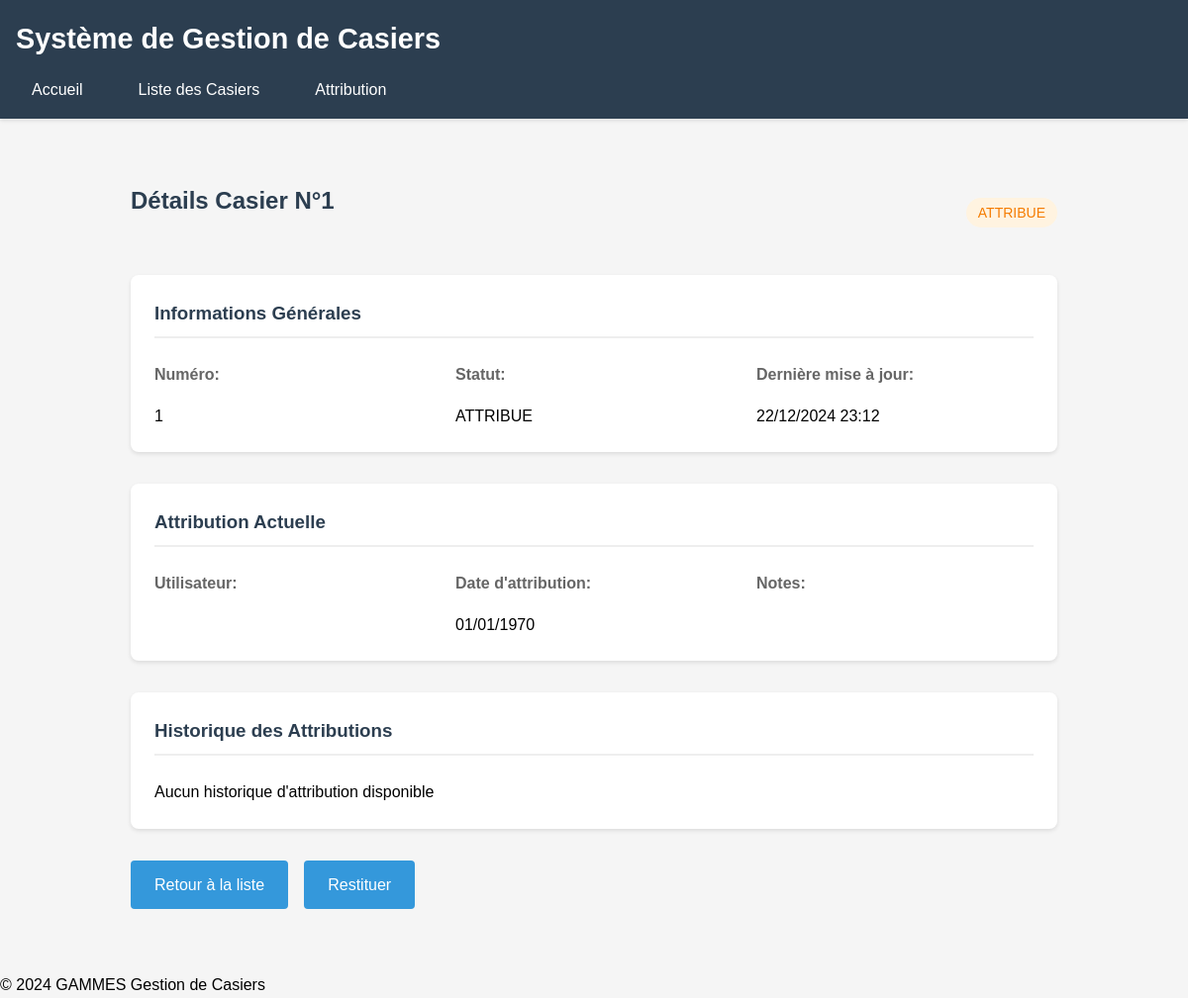
/locker-system/public/lockers/details/1, run on the app's committed database.
### tables this page shows
CREATE TABLE `lockers` (
  `id` int NOT NULL AUTO_INCREMENT,
  `locker_number` varchar(10) NOT NULL,
  `status` enum('DISPONIBLE','ATTRIBUE','MAINTENANCE') DEFAULT 'DISPONIBLE',
  `last_update` timestamp NULL DEFAULT CURRENT_TIMESTAMP ON UPDATE CURRENT_TIMESTAMP,
  `is_active` tinyint(1) DEFAULT '1',
  `created_at` timestamp NULL DEFAULT CURRENT_TIMESTAMP,
  `updated_at` timestamp NULL DEFAULT CURRENT_TIMESTAMP ON UPDATE CURRENT_TIMESTAMP,
  PRIMARY KEY (`id`),
  UNIQUE KEY `locker_number` (`locker_number`),
  KEY `idx_locker_status` (`status`)
);

### src/Controllers/BaseController.php (called while the page is built, shortened)
<?php
class BaseController {
    protected function render($view, $data = []) {
        extract($data);
        require_once __DIR__ . "/../Views/$view.php";
        return ob_get_clean();
    }
}

### config/database.php (called while the page is built)
<?php
return [
    'host' => 'localhost',
    'dbname' => 'locker_system',
    'username' => 'root',
    'password' => 'root',
    'charset' => 'utf8mb4'
];

### src/Models/BaseModel.php (called while the page is built, shortened)
<?php
class BaseModel {
    protected $db;
    protected $table;
    public function __construct() {
        $config = require __DIR__ . '/../../config/database.php';
        try {
            $this->db = new PDO(
                "mysql:host={$config['host']};dbname={$config['dbname']};charset={$config['charset']}",
                $config['username'],
                $config['password'],
                [
                    PDO::ATTR_ERRMODE => PDO::ERRMODE_EXCEPTION,
                    PDO::ATTR_DEFAULT_FETCH_MODE => PDO::FETCH_ASSOC,
                    PDO::ATTR_EMULATE_PREPARES => false
                ]
            );
        } catch (PDOException $e) {
            die("Erreur de connexion : " . $e->getMessage());
        }
    }
    public function findById($id) {
        $sql = "SELECT * FROM {$this->table} WHERE id = ?";
        $stmt = $this->db->prepare($sql);
        $stmt->execute([$id]);
        return $stmt->fetch();
    }
    protected function query($sql, $params = []) {
        $stmt = $this->db->prepare($sql);
        $stmt->execute($params);
        return $stmt;
    }
}

### src/Models/LockerAssignment.php (called while the page is built, shortened)
<?php
class LockerAssignment extends BaseModel {
    protected $table = 'locker_assignments';
    public function getCurrentAssignment($lockerId) {
        $sql = "SELECT la.*, l.locker_number, u.first_name, u.last_name
                FROM {$this->table} la
                JOIN lockers l ON la.locker_id = l.id
                JOIN users u ON la.user_id = u.id
                WHERE la.locker_id = :locker_id
                AND la.status = 'ACTIVE'";
        return $this->query($sql, [':locker_id' => $lockerId])->fetch();
    }
}

### src/Views/lockers/details.php (the view, shortened to what this page needs)
<div class="details-container">
    <div class="details-header">
        <h2>Détails Casier N°<?= htmlspecialchars($locker['locker_number']) ?></h2>
        <div class="status-badge status-<?= strtolower($locker['status']) ?>">
            <?= htmlspecialchars($locker['status']) ?>
        </div>
    </div>
    <div class="details-card">
        <h3>Informations Générales</h3>
        <div class="info-grid">
            <div class="info-item">
                <label>Numéro:</label>
                <span><?= htmlspecialchars($locker['locker_number']) ?></span>
            </div>
            <div class="info-item">
                <label>Statut:</label>
                <span><?= htmlspecialchars($locker['status']) ?></span>
            </div>
            <div class="info-item">
                <label>Dernière mise à jour:</label>
                <span><?= date('d/m/Y H:i', strtotime($locker['last_update'])) ?></span>
            </div>
        </div>
    </div>
    <?php if ($locker['status'] === 'ATTRIBUE' && isset($currentAssignment)): ?>
    <div class="details-card">
        <h3>Attribution Actuelle</h3>
        <div class="info-grid">
            <div class="info-item">
                <label>Utilisateur:</label>
            </div>
            <div class="info-item">
                <label>Date d'attribution:</label>
                <span><?= date('d/m/Y', strtotime($currentAssignment['assignment_date'])) ?></span>
            </div>
            <div class="info-item">
                <label>Notes:</label>
            </div>
        </div>
    </div>
    <?php endif; ?>
<div class="details-card">
    <h3>Historique des Attributions</h3>
    <?php if (!empty($history)): ?>
        <table class="history-table">
            <thead>
                <tr>
                    <th>Date</th>
                    <th>Utilisateur</th>
                    <th>Statut</th>
                    <th>Notes</th>
                    <th>Service</th>
                    <th>TS</th>
                    <th>Date retour prévue</th>
                    <th>Type</th>
                </tr>
            </thead>
            <tbody>
                <?php foreach ($history as $record): ?>
                <tr>
                    <td><?= date('d/m/Y', strtotime($record['assignment_date'])) ?></td>
                    <td><?= htmlspecialchars($record['first_name'] . ' ' . $record['last_name']) ?></td>
                    <td>
                        <span class="status-badge status-<?= strtolower($record['status']) ?>">
                            <?= htmlspecialchars($record['status']) ?>
                        </span>
                    </td>
                    <td><?= nl2br(htmlspecialchars($record['notes'])) ?></td>
                    <td><?= htmlspecialchars($record['service']) ?></td>
                    <td><?= htmlspecialchars($record['ts_name']) ?></td>
                    <td><?= $record['expected_return_date'] ? date('d/m/Y', strtotime($record['expected_return_date'])) : '-' ?></td>
                    <td><?= htmlspecialchars($record['assignment_type'] ?? 'Attribution standard') ?></td>
                </tr>
                <?php endforeach; ?>
            </tbody>
        </table>
    <?php else: ?>
        <p class="no-data">Aucun historique d'attribution disponible</p>
    <?php endif; ?>
</div>
    <div class="details-actions">
        <a href="<?= BASE_PATH ?>/lockers" class="button">Retour à la liste</a>
        <?php if ($locker['status'] === 'ATTRIBUE'): ?>
            <a href="<?= BASE_PATH ?>/lockers/return?id=<?= $locker['id'] ?>"
               class="button button-warning">Restituer</a>
        <?php endif; ?>
    </div>
</div>
<?php
require __DIR__ . '/../layouts/main.php';
?>

### public/css/style.css (style rules this page uses)
* { margin: 0; padding: 0; box-sizing: border-box; }
body { font-family: Arial, sans-serif; line-height: 1.6; background-color: #f5f5f5; }
label { display: block; margin-bottom: 0.5rem; font-weight: 600; }
.button, button[type="submit"] { display: inline-block; padding: 0.75rem 1.5rem; background-color: #3498db; color: white; border: none; border-radius: 4px; cursor: pointer; text-decoration: none; font-size: 1rem; transition: background-color 0.3s; }
h2 { margin-bottom: 1.5rem; color: #2c3e50; }
.status-badge { padding: 0.25rem 0.75rem; border-radius: 20px; font-size: 0.875rem; font-weight: 500; }
.status-attribue { background-color: #fff3e0; color: #f57c00; }
.details-container { max-width: 1000px; margin: 0 auto; padding: 2rem; }
.details-header { display: flex; justify-content: space-between; align-items: center; margin-bottom: 2rem; }
.details-card { background: white; border-radius: 8px; padding: 1.5rem; margin-bottom: 2rem; box-shadow: 0 2px 4px rgba(0,0,0,0.1); }
.details-card h3 { margin-bottom: 1.5rem; color: #2c3e50; border-bottom: 2px solid #eee; padding-bottom: 0.5rem; }
.info-grid { display: grid; grid-template-columns: repeat(auto-fit, minmax(250px, 1fr)); gap: 1.5rem; }
.info-item { display: flex; flex-direction: column; gap: 0.5rem; }
.info-item label { font-weight: 600; color: #666; }
.details-actions { display: flex; gap: 1rem; margin-top: 2rem; }

### data on the page
lockers: locker_number "1", status "ATTRIBUE", last_update "22/12/2024 23:12"

### other printed values
date('d/m/Y', strtotime($currentAssignment['assignment_date'])) "01/01/1970"
